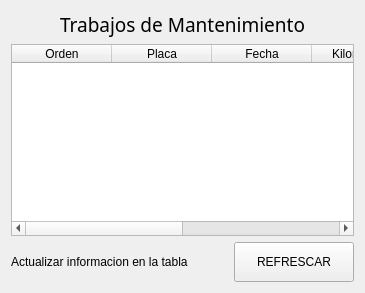
               <widget class="QWidget" name="page_base_datos">
                <layout class="QVBoxLayout" name="verticalLayout_5">
                 <item>
                  <widget class="QLabel" name="label">
                   <property name="minimumSize">
                    <size>
                     <width>0</width>
                     <height>0</height>
                    </size>
                   </property>
                   <property name="font">
                    <font>
                     <family>Arial Black</family>
                     <pointsize>14</pointsize>
                     <weight>10</weight>
                     <italic>false</italic>
                     <bold>false</bold>
                    </font>
                   </property>
                   <property name="styleSheet">
                    <string notr="true">QLabel{
rgb(255, 0, 0)
}</string>
                   </property>
                   <property name="text">
                    <string>Trabajos de Mantenimiento</string>
                   </property>
                   <property name="textFormat">
                    <enum>Qt::PlainText</enum>
                   </property>
                   <property name="alignment">
                    <set>Qt::AlignCenter</set>
                   </property>
                  </widget>
                 </item>
                 <item>
                  <widget class="QTableWidget" name="tabla_pgBD_OT">
                   <column>
                    <property name="text">
                     <string>Orden</string>
                    </property>
                   </column>
                   <column>
                    <property name="text">
                     <string>Placa</string>
                    </property>
                   </column>
                   <column>
                    <property name="text">
                     <string>Fecha</string>
                    </property>
                   </column>
                   <column>
                    <property name="text">
                     <string>Kilometraje</string>
                    </property>
                   </column>
                   <column>
                    <property name="text">
                     <string>Trabajo</string>
                    </property>
                   </column>
                   <column>
                    <property name="text">
                     <string>Repuesto</string>
                    </property>
                   </column>
                  </widget>
                 </item>
                 <item>
                  <layout class="QHBoxLayout" name="horizontalLayout_3">
                   <item>
                    <widget class="QLabel" name="label_18">
                     <property name="text">
                      <string>Actualizar informacion en la tabla</string>
                     </property>
                    </widget>
                   </item>
                   <item>
                    <spacer name="horizontalSpacer_2">
                     <property name="orientation">
                      <enum>Qt::Horizontal</enum>
                     </property>
                     <property name="sizeHint" stdset="0">
                      <size>
                       <width>40</width>
                       <height>20</height>
                      </size>
                     </property>
                    </spacer>
                   </item>
                   <item>
                    <widget class="QPushButton" name="bt_pgBD_refrescar">
                     <property name="minimumSize">
                      <size>
                       <width>120</width>
                       <height>40</height>
                      </size>
                     </property>
                     <property name="text">
                      <string>REFRESCAR</string>
                     </property>
                    </widget>
                   </item>
                  </layout>
                 </item>
                </layout>
               </widget>
